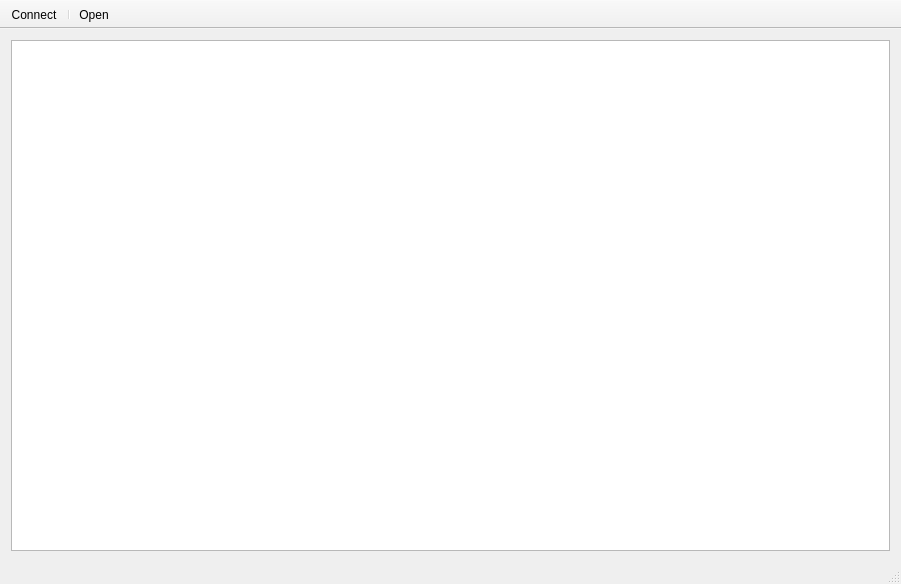
<?xml version="1.0" encoding="UTF-8"?>
<ui version="4.0">
 <class>MainWindow</class>
 <widget class="QMainWindow" name="MainWindow">
  <property name="geometry">
   <rect>
    <x>0</x>
    <y>0</y>
    <width>901</width>
    <height>584</height>
   </rect>
  </property>
  <property name="windowTitle">
   <string>QrTorrent</string>
  </property>
  <widget class="QWidget" name="centralWidget">
   <layout class="QVBoxLayout" name="verticalLayout">
    <item>
     <widget class="Table" name="tableView"/>
    </item>
   </layout>
  </widget>
  <widget class="QMenuBar" name="menuBar">
   <property name="geometry">
    <rect>
     <x>0</x>
     <y>0</y>
     <width>901</width>
     <height>30</height>
    </rect>
   </property>
  </widget>
  <widget class="QToolBar" name="mainToolBar">
   <property name="movable">
    <bool>false</bool>
   </property>
   <property name="toolButtonStyle">
    <enum>Qt::ToolButtonFollowStyle</enum>
   </property>
   <property name="floatable">
    <bool>false</bool>
   </property>
   <attribute name="toolBarArea">
    <enum>TopToolBarArea</enum>
   </attribute>
   <attribute name="toolBarBreak">
    <bool>false</bool>
   </attribute>
   <addaction name="actionConnect"/>
   <addaction name="separator"/>
   <addaction name="actionOpen"/>
  </widget>
  <widget class="QStatusBar" name="statusBar"/>
  <action name="actionConnect">
   <property name="text">
    <string>Connect</string>
   </property>
   <property name="toolTip">
    <string>Connect to rTorrent</string>
   </property>
  </action>
  <action name="actionOpen">
   <property name="text">
    <string>Open</string>
   </property>
   <property name="toolTip">
    <string>Add a torrent file</string>
   </property>
  </action>
 </widget>
 <layoutdefault spacing="6" margin="11"/>
 <customwidgets>
  <customwidget>
   <class>Table</class>
   <extends>QTreeView</extends>
   <header>table.h</header>
  </customwidget>
 </customwidgets>
 <resources/>
 <connections/>
</ui>
